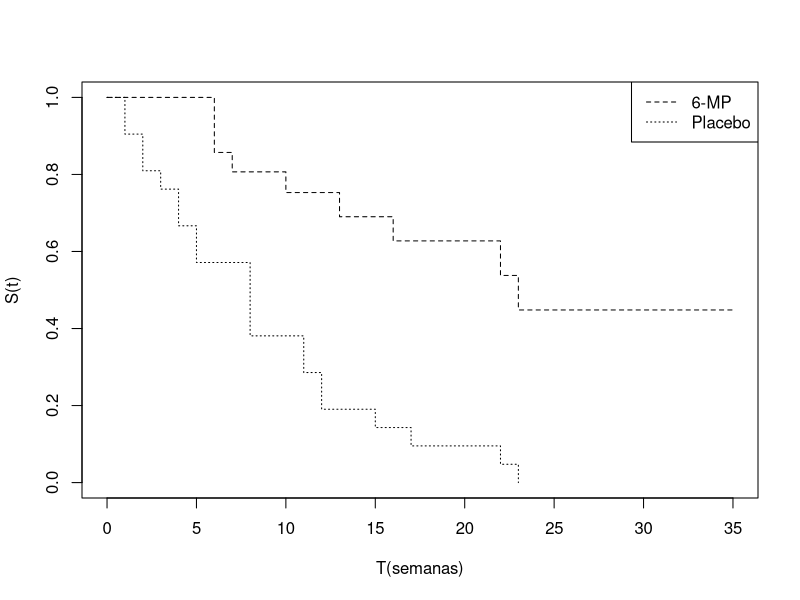
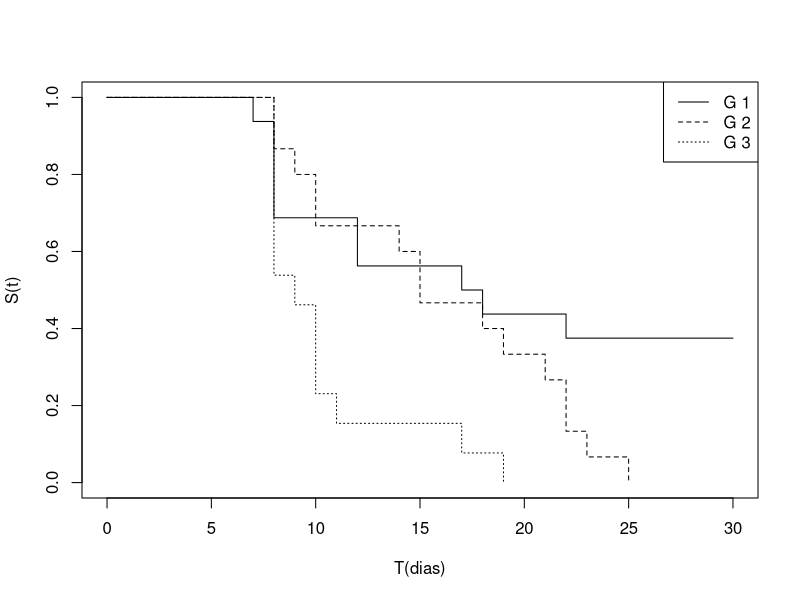
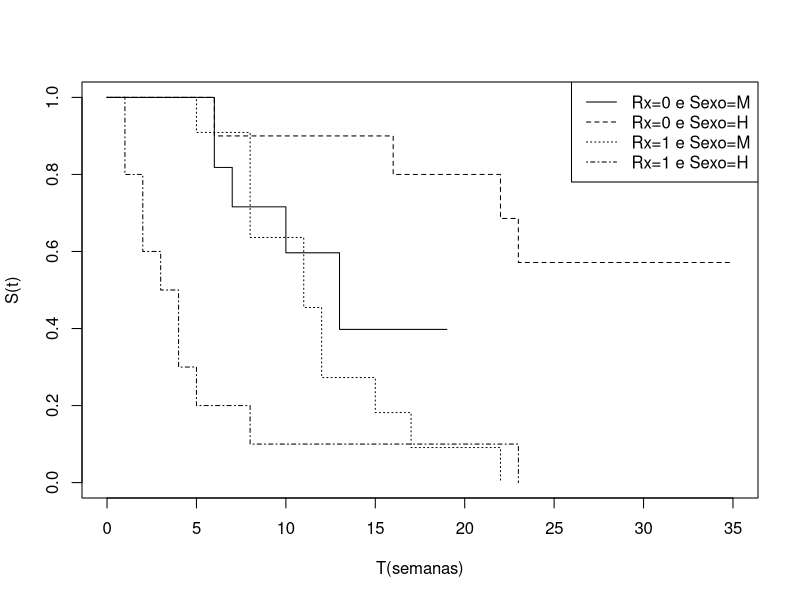
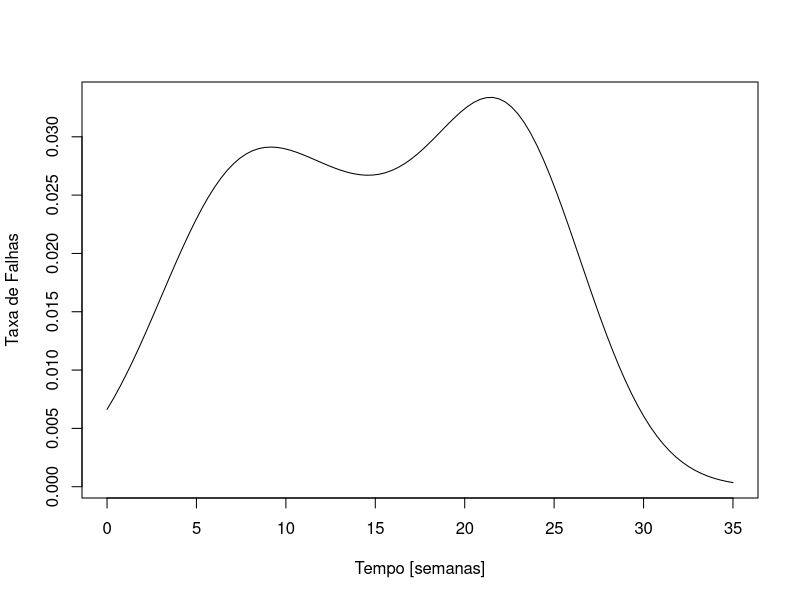
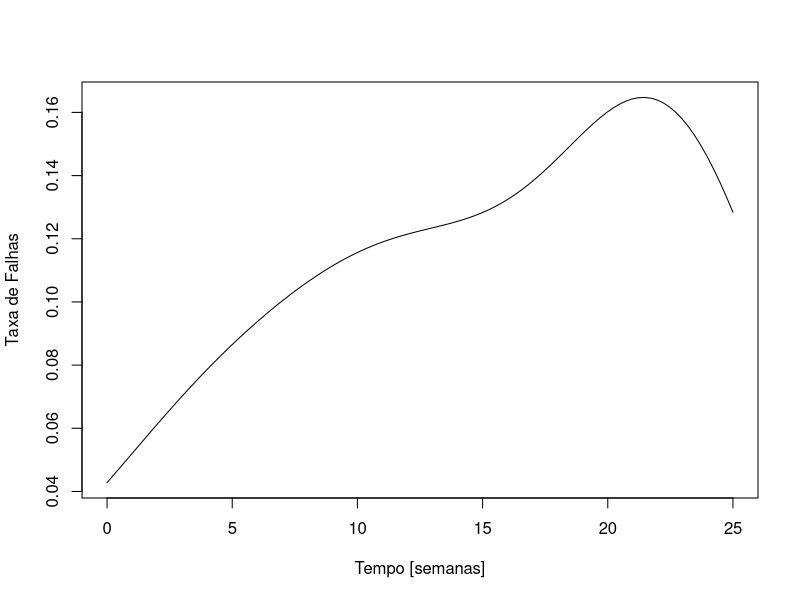

The R source for these figures, in order:
## ---- chunk 1
#| echo: fenced
library(survival)
tempo<- c(6,6,6,6,7,9,10,10,11,13,16,17,19,20,22,23,25,32,32,34,35)
status<- c(1,1,1,0,1,0,1,0,0,1,1,0,0,0,1,1,0,0,0,0,0) 
tempo2<- c(1,1,2,2,3,4,4,5,5,8,8,8,8,11,11,12,12,15,17,22,23)
status2<- c(1,1,1,1,1,1,1,1,1,1,1,1,1,1,1,1,1,1,1,1,1) 
tempo2g <- c(tempo,tempo2)
status2g <- c(status,status2)
grupos <- c(rep(1,21),rep(2,21))
dados <- data.frame(tempos=tempo2g, status=status2g, grupos=grupos)
ajusteKM <- survfit(Surv(tempos, status) ~ grupos, data=dados)
## ---- chunk 2
#| echo: fenced
plot(ajusteKM, xlab="T(semanas)",ylab="S(t)", lty=2:3) 
legend("topright",c("6-MP","Placebo"), lty = 2:3)
## ---- chunk 3
#| echo: fenced
summary(ajusteKM)
## ---- chunk 4
#| echo: fenced
survdiff(Surv(tempos, status) ~ grupos, data=dados)
## ---- chunk 5
#| echo: fenced
# rho=0 é o teste de log-rank
survdiff(Surv(tempos, status) ~ grupos, rho=0, data=dados)
## ---- chunk 6
#| echo: fenced
# rho=1 é o teste de Harrigton-Fleming
survdiff(Surv(tempos, status) ~ grupos, rho=1, data=dados)
## ---- chunk 7
#| echo: fenced
tempos <- c(7,8,8,8,8,12,12,17,18,22,30,30,30,30,30,30,8,8,9,
10,10,14,15,15,18,19,21,22,22,23,25,8,8,8,8,8,8,
9,10,10,10,11,17,19)
status <- c(rep(1,10), rep(0,6), rep(1,15), rep(1,13))
grupos <- c(rep(1,16), rep(2,15), rep(3,13))
dados2 <- data.frame(tempos, status, grupos)
ajusteKM2<- survfit(Surv(tempos, status) ~ grupos, data = dados2)
## ---- chunk 8
plot(ajusteKM2, xlab="T(dias)",ylab="S(t)", lty=1:3) 
legend("topright",c("G 1","G 2", "G 3"), lty = 1:3)
## ---- chunk 9
#| echo: true
survdiff(Surv(tempos, status) ~ grupos, data = dados2,  rho=0)
## ---- chunk 10
#| echo: true
teste_lr <- survdiff(Surv(tempos, status) ~ grupos, data = dados2,  rho=0)
w <- teste_lr$obs[1:2] - teste_lr$exp[1:2]
V <- teste_lr$var[1:2,1:2]
t(w) %*% solve(V) %*% w
## ---- chunk 11
#| echo: true
survdiff(Surv(tempos, status) ~ grupos, data = subset(dados2, grupos!=3),  rho=0)
## ---- chunk 12
#| echo: true
survdiff(Surv(tempos, status) ~ grupos, data = subset(dados2, grupos!=2),  rho=0)
## ---- chunk 13
#| echo: true
survdiff(Surv(tempos, status) ~ grupos, data = subset(dados2, grupos!=1),  rho=0)
## ---- chunk 14
#| echo: fenced
library(readxl)
dados_a <- read_xlsx("anderson.xlsx", col_names=T)
ajusteKM_S <- survfit(Surv(tempo, status) ~ Rx + strata(sexo), data = dados_a)
## ---- chunk 15
plot(ajusteKM_S, xlab="T(semanas)",ylab="S(t)", lty=1:4) 
legend("topright",c("Rx=0 e Sexo=M","Rx=0 e Sexo=H", "Rx=1 e Sexo=M",
                    "Rx=1 e Sexo=H"), lty = 1:4)
## ---- chunk 16
#| echo: true
tempo<- c(6,6,6,6,7,9,10,10,11,13,16,17,19,20,22,23,25,32,32,34,35)
status<- c(1,1,1,0,1,0,1,0,0,1,1,0,0,0,1,1,0,0,0,0,0) 
dados <- data.frame(tempos=tempo, status=status)
ajusteKM <- survfit(Surv(tempos, status) ~ 1, data=dados)
ajusteKM_sum <- summary(ajusteKM)
pesos <- ajusteKM_sum$n.event/ajusteKM_sum$n.risk
h <- density(ajusteKM_sum$time, weights = pesos,
kernel = "gaussian", n = 100, from = 0, to = 35)

## ---- chunk 17
plot(h$x, h$y, type = "l", xlab = "Tempo [semanas]", ylab = "Taxa de Falhas")
## ---- chunk 18
#| echo: true
tempo2<- c(1,1,2,2,3,4,4,5,5,8,8,8,8,11,11,12,12,15,17,22,23)
status2<- c(1,1,1,1,1,1,1,1,1,1,1,1,1,1,1,1,1,1,1,1,1) 
dados <- data.frame(tempos=tempo2, status=status2)
ajusteKM <- survfit(Surv(tempos, status) ~ 1, data=dados)
ajusteKM_sum <- summary(ajusteKM)
pesos <- ajusteKM_sum$n.event/ajusteKM_sum$n.risk
h <- density(ajusteKM_sum$time, weights = pesos,
kernel = "gaussian", n = 100, from = 0, to = 25)
## ---- chunk 19
plot(h$x, h$y, type = "l", xlab = "Tempo [semanas]", ylab = "Taxa de Falhas")
## ---- chunk 20
#| echo: true
library(survey)
dados_p <- svydesign(ids = ~1, data=dados)
dados_svykm <- svykm(Surv(tempos, status) ~ 1, dados_p, se=TRUE)
quantile(dados_svykm, 0.5, ci=TRUE)
## ---- chunk 21
svydesign(ids = ~1, data=dados)
